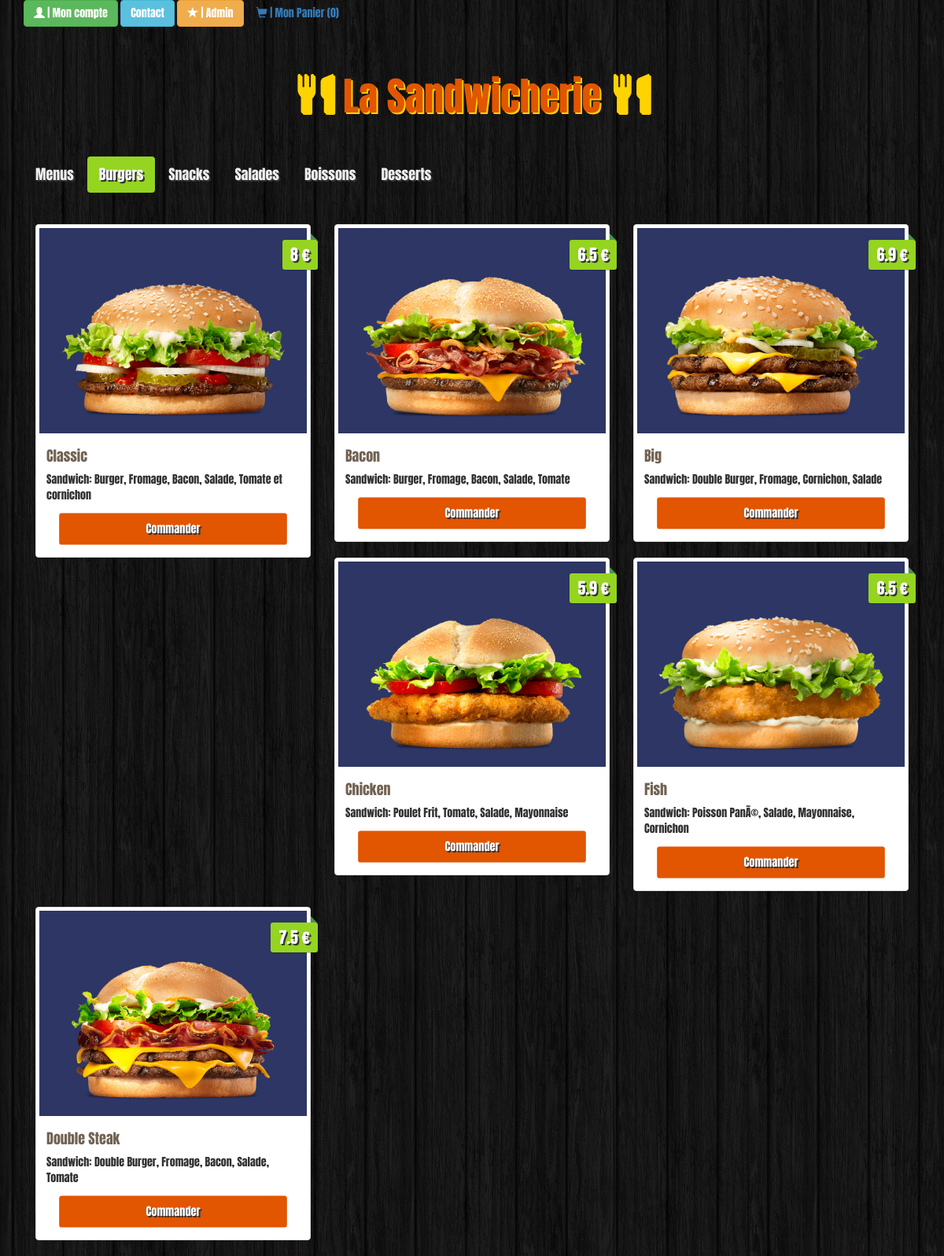
/index.php?cat=2, run on the app's committed database.
### tables this page shows
CREATE TABLE `categories` (
  `id` int(11) NOT NULL,
  `name` varchar(100) NOT NULL
);

CREATE TABLE `items` (
  `id` int(11) NOT NULL,
  `name` varchar(100) NOT NULL,
  `description` varchar(255) NOT NULL,
  `price` float NOT NULL,
  `image` varchar(255) NOT NULL,
  `category` int(11) NOT NULL
);

### app/public/menu/menu.model.php (called while the page is built)
<?php
    $db = Database::connect();
    $statement = $db->query('SELECT * FROM categories');
    $categories = $statement->fetchAll();

### app/public/home/home.model.php (called while the page is built)
<?php
if(isset($_GET['cat'])):
$cat = $_GET['cat'];
else:
    $cat =1;
endif;
    $statement = $db->prepare("SELECT * FROM items WHERE category ='".$cat."'");
    $statement->execute(array($cat));
    $stat = $statement->fetchAll();

### app/public/home/home.view.php (the view)
<?php
foreach ($stat as $key => $val){
?>
<div class="col-sm-6 col-md-4">
    <div class="thumbnail">
        <img src="img/<?=  $stat[$key]['image']  ?>" alt="">
        <div class="price"><?= $stat[$key]['price'] ?>  €</div>
        <div class="caption">
            <h4><?= $stat[$key]['name'] ?></h4>
            <p><?= $stat[$key]['description'] ?></p>
            <a href="index.php?cat=<?= $cat ?>&id=<?= $stat[$key]['id'] ?>" class="btn btn-order" id="commander" role="button"> Commander</a>
        </div>
    </div>
</div>
<?php
}
?>

### app/public/menu/menu.view.php
<nav>
    <ul class="nav nav-pills">
<?php
if(isset($_GET['cat'])){
    $cat = $_GET['cat'];
}else {
    $cat = 1;
}
    if($categories):
        foreach ($categories as $key => $value) {
            if($categories[$key]['id'] == $cat){
?>
                <li  class="active"><a href="index.php?cat=<?= $value['id'] ?>" ><?= $value['name'] ?></a></li>
<?php
            }else {
?>
                <li  class=" "><a href="index.php?cat=<?= $value['id'] ?>" ><?= $value['name'] ?></a></li>
<?php
            }
        }
    endif;
?>
    </ul>
</nav>
<div class="tab-content">

### css/style.css (style rules this page uses)
body { background: url("../img/bg.png"); }
.nav { margin-bottom: 40px; }
.thumbnail img { background: #2D3664; }
.price { background: #95d420; box-shadow: 0 1px rgba(0,0,0,0.2); -moz-box-shadow: 0 1px rgba(0,0,0,0.2); -webkit-box-shadow: 0 1px rgba(0,0,0,0.2); color: #fff; text-shadow: 2px 2px #333; position: absolute; right: 6px; top: 20px; padding: 5px 10px; font-size: 20px; border-radius: 3px; }
.price:before { border: 4px solid transparent; border-bottom: 4px solid #4a934a; border-left: 4px solid #4a934a; content:""; position: absolute; right: 1px; top: -8px; }
.caption > h4 { color: #726353; font-size: 18px; }
.nav-pills>li.active>a, .nav-pills>li.active>a:focus, .nav-pills>li.active>a:hover { background: #95d420; }
.nav>li>a { color: #eee; font-size: 18px; text-shadow: 2px 2px #333; }
.btn-order { width: 100%; padding: 10px; font-size: 16px; color: #fff; background-color: #E25501; text-decoration: none; text-shadow: 2px 2px #333; -webkit-transform: scale(1); transform: scale(0.9); -webkit-transition: .3s ease-in-out; transition: .3s ease-in-out; }

### data on the page
categories: name "Menus"
categories: name "Burgers"
categories: name "Snacks"
categories: name "Salades"
categories: name "Boissons"
categories: name "Desserts"
items: image (picture), price "8", name "Classic", description "Sandwich: Burger, Fromage, Bacon, Salade, Tomate et cornichon"
items: image (picture), price "6.5", name "Bacon", description "Sandwich: Burger, Fromage, Bacon, Salade, Tomate"
items: image (picture), price "6.9", name "Big", description "Sandwich: Double Burger, Fromage, Cornichon, Salade"
items: image (picture), price "5.9", name "Chicken", description "Sandwich: Poulet Frit, Tomate, Salade, Mayonnaise"
items: image (picture), price "6.5", name "Fish", description "Sandwich: Poisson PanÃ©, Salade, Mayonnaise, Cornichon"
items: image (picture), price "7.5", name "Double Steak", description "Sandwich: Double Burger, Fromage, Bacon, Salade, Tomate"

### other printed values
count($_SESSION['panier']) "0"
